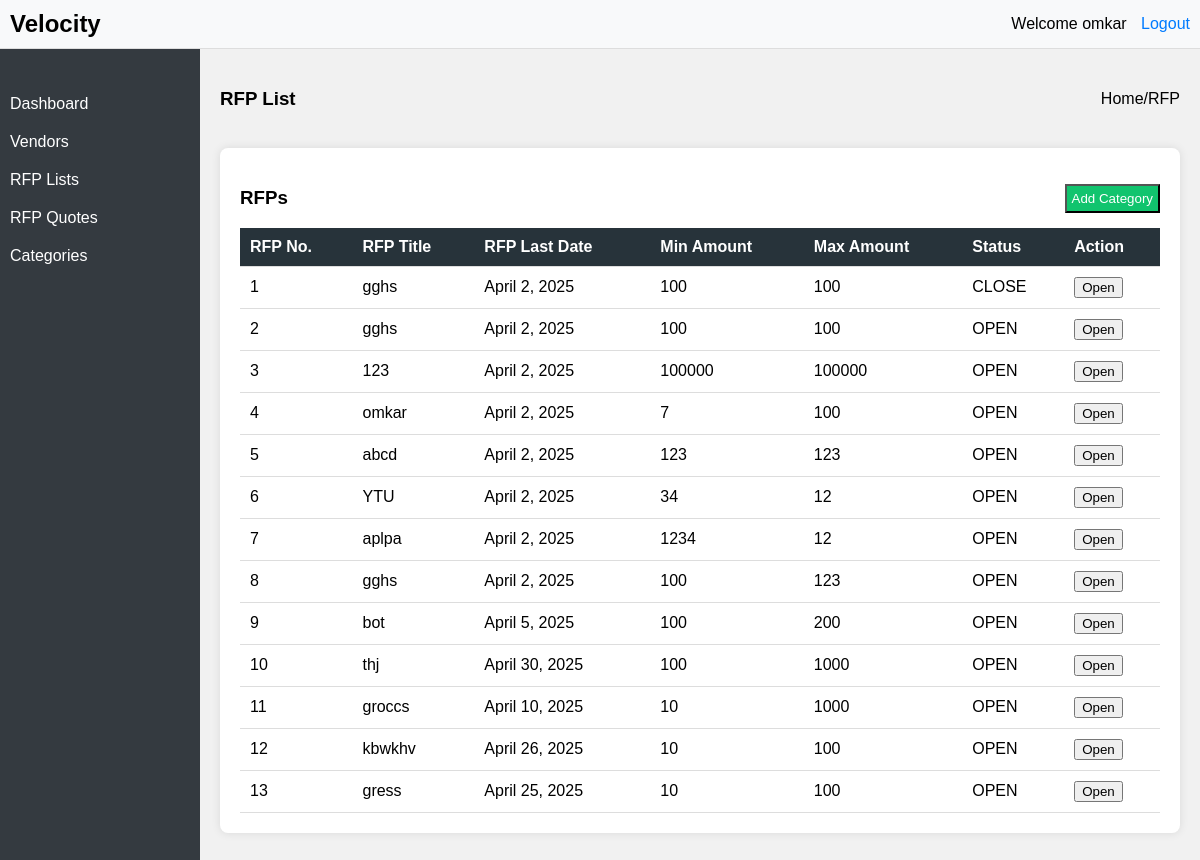
Screenshot of /rfp-list/ (signed in) with the database file from the repository.
### app/models.py (models this page shows)
class RFPUserDetails(AbstractUser):
    USER_TYPE_CHOICES = [
        ('vendor', 'Vendor'),
        ('admin', 'Admin'),
    ]
    user_type = models.CharField(
        max_length=10,
        choices=USER_TYPE_CHOICES,
        default='vendor',
    )

class RFPList(models.Model):
    item_name = models.CharField(max_length=255)
    item_description = models.TextField()
    category = models.ForeignKey(RFPCategories, on_delete=models.CASCADE)
    last_date = models.DateField(default=now, auto_now=False)
    min_amount = models.IntegerField()
    max_amount = models.IntegerField()
    quanity = models.IntegerField()
    status = models.CharField(
        max_length=10,
        choices=(('OPEN', 'Open'), ('CLOSE', 'Close')),
        default='OPEN'
    )

### app/views.py (the view)
# urls.py: path('rfp-list/', rfp_list, name='rfp_list'),
@login_required
def rfp_list(request):
    try:
        rfp_list = RFPList.objects.all()
        return render(request, 'app/rfp_list.html', {'rfp_list': rfp_list})
    except Exception as e:
        print(f'Error in rfp_list: {e}')
    return render(request, 'app/rfp_list.html')

### app/templates/app/rfp_list.html (shortened to what this page needs)
{% extends 'app/admin_page.html' %}
{% block content %}
{% load static %}
<link rel="stylesheet" href="{% static 'css/vendor_list.css' %}">
<div class="vendor-header-above">
    <div><h3>RFP List</h3></div>
    <div>
        <a href="{% url 'admin_page' %}">Home</a>/<a href="">RFP</a>
    </div>
</div>
<div class="vendors-table">
    <div class="add_rfp">
        <div> <h3>RFPs</h3></div>
        <div><a href="{%  url 'addCategory' %}"><button>Add Category</button></a></div>
     </div>
    <table>
        <thead>
            <tr class="table-header">
                <th>RFP No.</th>
                <th>RFP Title</th>
                <th>RFP Last Date</th>
                <th>Min Amount</th>
                <th>Max Amount</th>
                <th>Status</th>
                <th>Action</th>
            </tr>
        </thead>
        <tbody>
            {% for rfp_list in rfp_list%}
            <tr>
                <td>{{forloop.counter}}</td>
                <td>{{rfp_list.item_name}}</td>
                <td>{{rfp_list.last_date}}</td>
                <td>{{rfp_list.min_amount}}</td>
                <td>{{rfp_list.max_amount}}</td>
                <td><span class="status-open">{{rfp_list.status}}</span></td>
                <td>
                <form action="{% url 'toggle_rfp_status' rfp_list.id %}" method="post">
                    <button type="submit" class="btn btn-primary">
                        {% if rfp.status == "OPEN" %}
                            Close
                        {% else %}
                            Open
                        {% endif %}
                    </button>
                </form>
            </td>
            </tr>
            {% endfor %}
        </tbody>
    </table>
</div>
{% endblock %}

### app/templates/app/admin_page.html (shortened to what this page needs)
{% load static %}
<!DOCTYPE html>
<html lang="en">
<head>
    <link rel="stylesheet" href="{% static 'css/admin_page.css' %}">
</head>
<body>
    <div class="navbar">
        <div class="logo">Velocity</div>
        <div class="user-info">
            <span>Welcome {{ request.user.first_name}}</span>
            <a href="{% url 'logout' %}">Logout</a>
        </div>
    </div>
    <div class="container">
        <div class="sidebar">
            <ul>
                <li><a href="{% url 'admin_page' %}">Dashboard</a></li>
                <li><a href="{% url 'vendor_list' %}">Vendors</a></li>
                <li><a href="{% url 'rfp_list' %}">RFP Lists</a></li>
                <li><a href="{% url 'rfp_quotes' %}">RFP Quotes</a></li>
                <li><a href="{% url 'category' %}">Categories</a></li>
            </ul>
        </div>
        <div class="content">
            {% block content %}{% endblock %}
        </div>
    </div>
</body>
</html>

### static/css/admin_page.css (style rules this page uses)
body { margin: 0; font-family: Arial, sans-serif; }
.navbar { background-color: #f8f9fa; padding: 10px; display: flex; justify-content: space-between; align-items: center; border-bottom: 1px solid #ddd; }
.logo { font-size: 24px; font-weight: bold; }
.user-info a { margin-left: 10px; text-decoration: none; color: #007bff; }
.container { display: flex; }
.sidebar { width: 200px; background-color: #343a40; color: #fff; height: 100vh; padding-top: 20px; }
.sidebar ul { list-style-type: none; padding: 0; }
.sidebar ul li { padding: 10px; text-align: left; }
.sidebar ul li a { color: #fff; text-decoration: none; display: block; }
.content { flex-grow: 1; padding: 20px; background-color: #f1f1f1; }

### app/templates/app/rfp_list.html (style rules this page uses)
.add_rfp { display: flex; width: 100%; align-items: center; flex-direction: row; justify-content:space-between; }
.add_rfp button { color:white; background-color:#11C46E; padding:5px; }
.vendor-header-above { display: flex; width: 100%; align-items: center; flex-direction: row; justify-content:space-between; }
.vendor-header-above a { text-decoration: none; color:black; }

### rows the page displays
RFPUserDetails: user.first_name "omkar"
RFPList: item_name "gghs", last_date "April 2, 2025", min_amount "100", max_amount "100", status "CLOSE"
RFPList: item_name "gghs", last_date "April 2, 2025", min_amount "100", max_amount "100", status "OPEN"
RFPList: item_name "123", last_date "April 2, 2025", min_amount "100000", max_amount "100000", status "OPEN"
RFPList: item_name "omkar", last_date "April 2, 2025", min_amount "7", max_amount "100", status "OPEN"
RFPList: item_name "abcd", last_date "April 2, 2025", min_amount "123", max_amount "123", status "OPEN"
RFPList: item_name "YTU", last_date "April 2, 2025", min_amount "34", max_amount "12", status "OPEN"
RFPList: item_name "aplpa", last_date "April 2, 2025", min_amount "1234", max_amount "12", status "OPEN"
RFPList: item_name "gghs", last_date "April 2, 2025", min_amount "100", max_amount "123", status "OPEN"
RFPList: item_name "bot", last_date "April 5, 2025", min_amount "100", max_amount "200", status "OPEN"
RFPList: item_name "thj", last_date "April 30, 2025", min_amount "100", max_amount "1000", status "OPEN"
RFPList: item_name "groccs", last_date "April 10, 2025", min_amount "10", max_amount "1000", status "OPEN"
RFPList: item_name "kbwkhv", last_date "April 26, 2025", min_amount "10", max_amount "100", status "OPEN"
RFPList: item_name "gress", last_date "April 25, 2025", min_amount "10", max_amount "100", status "OPEN"
